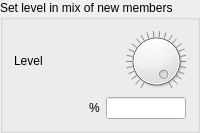
                   <widget class="QGroupBox" name="newLevelBox">
                    <property name="title">
                     <string>Set level in mix of new members</string>
                    </property>
                    <layout class="QVBoxLayout" name="verticalLayout_7">
                     <item>
                      <layout class="QHBoxLayout" name="horizontalLayout_20">
                       <item>
                        <widget class="QLabel" name="lblNewClientLevel">
                         <property name="text">
                          <string>Level</string>
                         </property>
                        </widget>
                       </item>
                       <item>
                        <widget class="QDial" name="newInputLevelDial">
                         <property name="maximumSize">
                          <size>
                           <width>60</width>
                           <height>60</height>
                          </size>
                         </property>
                         <property name="maximum">
                          <number>100</number>
                         </property>
                         <property name="pageStep">
                          <number>1</number>
                         </property>
                         <property name="value">
                          <number>100</number>
                         </property>
                         <property name="notchesVisible">
                          <bool>true</bool>
                         </property>
                        </widget>
                       </item>
                      </layout>
                     </item>
                     <item>
                      <layout class="QHBoxLayout" name="horizontalLayout_21">
                       <item>
                        <spacer name="horizontalSpacer_8">
                         <property name="orientation">
                          <enum>Qt::Horizontal</enum>
                         </property>
                         <property name="sizeHint" stdset="0">
                          <size>
                           <width>40</width>
                           <height>20</height>
                          </size>
                         </property>
                        </spacer>
                       </item>
                       <item>
                        <widget class="QLabel" name="lblPercentUnit">
                         <property name="text">
                          <string>%</string>
                         </property>
                        </widget>
                       </item>
                       <item>
                        <widget class="QLineEdit" name="edtNewClientLevel">
                         <property name="maximumSize">
                          <size>
                           <width>80</width>
                           <height>16777215</height>
                          </size>
                         </property>
                         <property name="readOnly">
                          <bool>true</bool>
                         </property>
                        </widget>
                       </item>
                      </layout>
                     </item>
                    </layout>
                   </widget>
